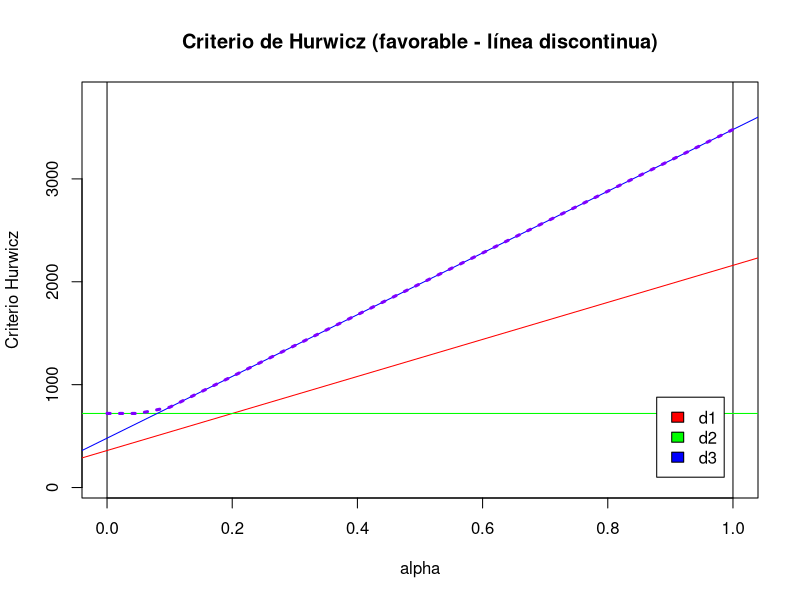
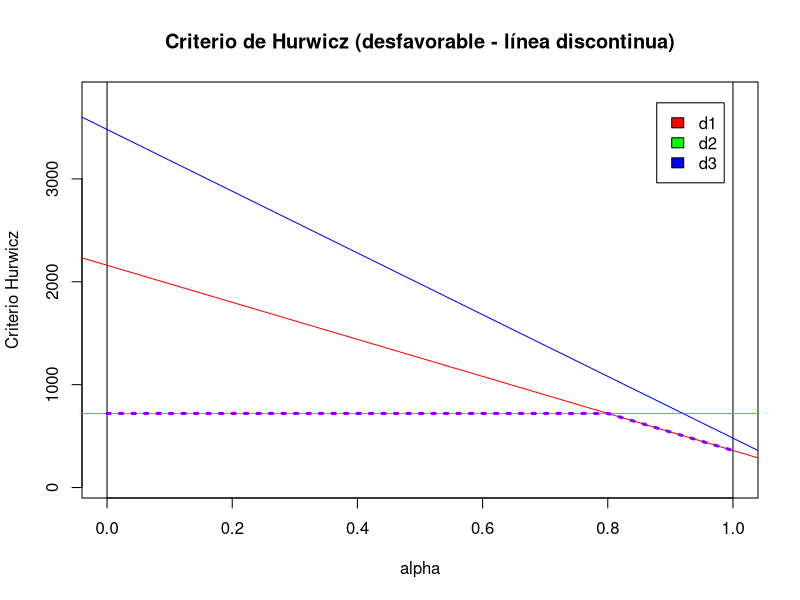
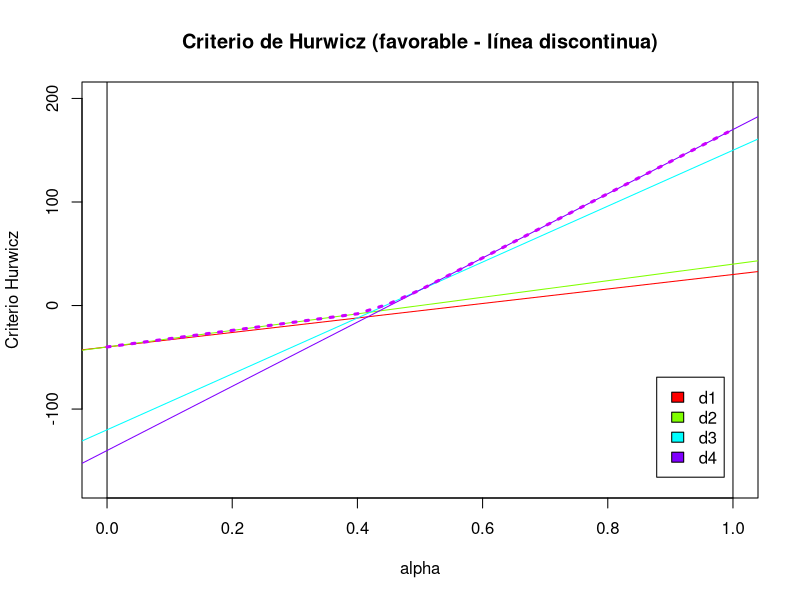

Reproduce these figures in R, in order.

# Trabajo1-Grupo-2-TD

# La lista de componentes del grupo

# - Carlos De Castilla Parrilla (Responsble)
# - Tamara Carmona Naranjo
# - Carlos Fernando Moreno León
# -
# -

library(dplyr)

# Funciones Auxiliares

crea.tablaX = function(vector_matporfilas,numalternativas=3,numestados=4) {
  
  X = matrix(vector_matporfilas,nrow=numalternativas,ncol=numestados,byrow=TRUE)
  colnames(X) = paste('e',1:numestados,sep='');
  rownames(X) = paste('d',1:numalternativas,sep='');
  return(X);
  
}


which.max.general = function(vector) {
  maximo = max(vector);
  res = which(vector == maximo);
  return(res);
  
}


which.min.general = function(vector) {
  minimo = min(vector);
  res = which(vector == minimo);
  return(res);
  
}


dibuja.criterio.Hurwicz = function(tablaX,favorable=TRUE) {
  X = tablaX;
  Altmin = apply(X,MARGIN=1,min);
  Altmax = apply(X,MARGIN=1,max);
  valfa = seq(from=0,to=1,by=0.05);
  vHurwicz = rep(0,length(valfa));
  Alt_vHurwicz = rep(0,length(valfa));
  for (i in 1:length(valfa)) {
    alfab = valfa[i];  
    if (favorable) { 
      vAltH = alfab * Altmax + (1-alfab) * Altmin; 
      vHurwicz[i] = max(vAltH)
    } else {
      vAltH = alfab * Altmin + (1-alfab) * Altmax; 
      vHurwicz[i] = min(vAltH)      
    }
    
  }
  
  x0=0;x1=1;
  y0 = min(Altmin);
  y1 = max(Altmax);
  rg = y1-y0;
  y0=y0-0.1*rg;y1=y1+0.1*rg;
  plot(c(x0,x1), c(y0,y1), type = "n", xlab = "alpha",
       ylab = "Criterio Hurwicz"); 
  nn = length(Altmin);
  colores = rainbow(nn);
  abline(v=0);
  abline(v=1);
  if (favorable) {
    for (i in 1:nn) {
      aa = Altmin[i];
      bb = (Altmax[i] - Altmin[i]);
      abline(a=aa,b=bb,col=colores[i]);
    }
  } else {
    for (i in 1:nn) {
      aa = Altmax[i];
      bb = (Altmin[i] - Altmax[i]);
      abline(a=aa,b=bb,col=colores[i]);
    }        
  }
  lines(valfa,vHurwicz,col=rainbow(nn+1)[nn+1],lty=3,lwd=3)
  if (favorable) {
    legend("bottomright",legend=rownames(X),fill=colores,inset=0.05)
    title("Criterio de Hurwicz (favorable - línea discontinua)")
  } else {
    legend("topright",legend=rownames(X),fill=colores,inset=0.05)
    title("Criterio de Hurwicz (desfavorable - línea discontinua)")    
  }
  
}



# Función Principal
intervalos.alfa= function(tablaX,p,favorable=TRUE) {
  
  alfa=seq(0,1,by=p) # Introducimos un conjunto de alfas que nos servirán
  # para saber cuándo cambia la alternativa óptima. A menor p, mayor pre-
  # cisión.
  X = tablaX
  
  if(favorable){
    Altmin = apply(X,MARGIN=1,min)
    Altmax= apply(X,MARGIN=1,max)
    
    # Como ya no tenemos un alfa, sino varios, debemos crear un bucle que
    # trabaje con todos los alfa. Como, además, Altmin y Altmax son vecto-
    # res, tenemos que crear listas que nos devuelvan, para cada elemento
    # de dichos vectores, cuáles son las alternativas asociadas a los
    # alfas.
    
    AltH=list()
    Hurwicz=list()
    Alt_Hurwicz=list()
    
    # Creamos el bucle:
    
    for(i in 1:length(alfa)){
      AltH[[i]] = alfa[i] * Altmax + (1-alfa[i]) * Altmin
      Hurwicz[[i]] = max(AltH[[i]])
      Alt_Hurwicz[[i]] = which.max.general(AltH[[i]])
    }
    
    metodo = 'favorable'
    
  } else {
    Altmin = apply(X,MARGIN=1,min)
    Altmax= apply(X,MARGIN=1,max)
    
    AltH=list()
    Hurwicz=list()
    Alt_Hurwicz=list()
    
    for(i in 1:length(alfa)){
      AltH[[i]] = (1-alfa[i]) * Altmax + alfa[i] * Altmin 
      Hurwicz[[i]] = min(AltH[[i]])
      Alt_Hurwicz[[i]] = which.min.general(AltH[[i]])
    }
    
    metodo = 'desfavorable'
    
  }
  
  resultados = list();
  resultados$metodo = metodo;
  resultados$ValorAlternativa = unlist(Hurwicz); # Valores que toma cada
  # alfa en su alternativa óptima.
  resultados$alfa = alfa; # Alfas usados.
  resultados$AlternativaOptima = unlist(Alt_Hurwicz);
  resultados$Solucion = unlist(Alt_Hurwicz);
  names(resultados$Solucion)=alfa;
  # distinct(as.data.frame(resultados,alfa));
  prueba=cbind.data.frame(alfa,resultados$Solucion[1:length(alfa)]);
  colnames(prueba)<-c("Alfa", "Solución");
  rownames(prueba %>% distinct(Solución));
  alternativas= prueba %>% distinct(Solución);
  resultados$intervalos = alternativas
  return(resultados)
}


# Ejemplo (favorable):

datos=c(2160,360,
        720,720,
        3480,480)
matriz=crea.tablaX(datos,3,2)

intervalos.alfa(matriz,0.01,T)
# Valores de Alfa a partir de los cuales cambiamos de alternativa.
dibuja.criterio.Hurwicz(matriz,T) # Comprobamos.

# Ejemplo (desfavorable):

datos=c(2160,360,
        720,720,
        3480,480)
matriz=crea.tablaX(datos,3,2)

intervalos.alfa(matriz,0.1,FALSE)
# Valores de Alfa a partir de los cuales cambiamos de alternativa.
dibuja.criterio.Hurwicz(matriz,FALSE) # Comprobamos.







# Ejercicio de Carlos De Castilla

# Unos amigos quieren pasar la noche en el casino y jugarse parte de sus
# ahorros en alguno de los distintos juegos que se ofrecen en las mesas
# del salón quieren decidir en cuál es mejor jugar. 
# Los distintos juegos son: El Bingo, El Blackjack, El Póker y La Ruleta.
# En cada juego (alternativa) existen 5 estados de la naturaleza:
# Muy mala suerte, Mala suerte, Suerte neutra, Buena suerte y Muy buena suerte.
# A continuación represento la tabla de valores (ganancias en €):
# Juego: (Suerte) // Muy mala // Mala // Neutra // Buena // Muy Buena //    
# Bingo:          //   -40    // -30  //   -10  //   10  //     30    //
# Blackjack:      //   -40    // -20  //   -10  //   20  //     40    //
# Póker:          //   -120   // -60  //   -30  //   50  //     150   //
# Ruleta:         //   -140   // -90  //   -10  //   60  //     170   //

datos=c(-40,-30,-10,10,30,
        -40,-20,-10,20,40,
        -120,-60,-30,50,150,
        -140,-90,-10,60,170)
matriz=crea.tablaX(datos,4,5)

intervalos.alfa(matriz,0.01,T)
# Valores de Alfa a partir de los cuales cambiamos de alternativa.
dibuja.criterio.Hurwicz(matriz,T) # Comprobamos.
